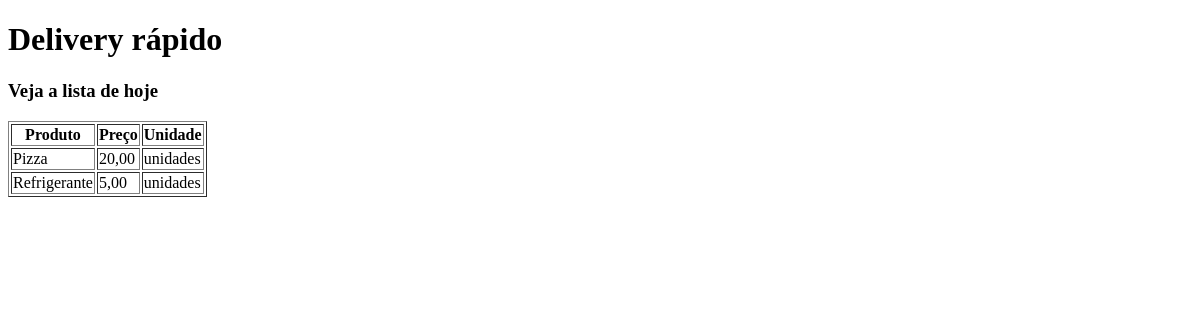
Before: / with the older database file.
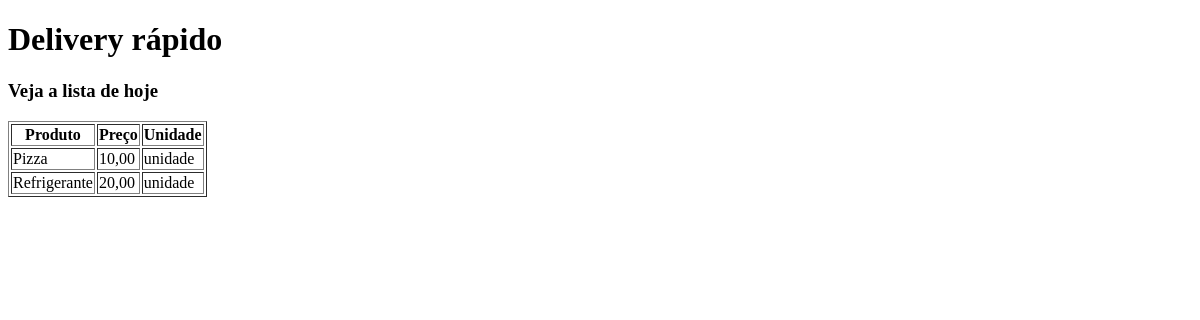
After: the same page with the newer database file.
### core/models.py (models this page shows, shortened)
class Produto(models.Model):
    descricao = models.CharField('Descrição', max_length=100)
    preco = models.DecimalField('Preço', max_digits=10, decimal_places=2)
    unidade = models.ForeignKey(Unidade, on_delete=models.CASCADE)
    fornecedor = models.ForeignKey(User, on_delete=models.DO_NOTHING, null=True)

class Unidade(models.Model):
    descricao = models.CharField('Descrição', max_length=100)
    def __str__(self):
        return self.descricao

### core/views.py (the view)
# urls.py: path('', index),
def index(request):
    produtos = Produto.objects.all();
    context = {
        'empresa' : 'Delivery rápido',
        'recado' : 'Veja a lista de hoje',
        'produtos' : produtos
    }
    return render(request, 'index.html', context)

### core/templates/index.html (shortened to what this page needs)
<!DOCTYPE html>
<html lang="en">
<head>
</head>
<body>
    <h1>{{ empresa }}</h1>
    <h3>{{ recado }}</h3>
    <table border="1">
    <tr>
        <th>Produto</th>
        <th>Preço</th>
        <th>Unidade</th>
    </tr>
    {% for produto in produtos %}
    <tr>
        <td> {{ produto.descricao }} </td>
        <td> {{ produto.preco }} </td>
        <td> {{ produto.unidade }}</td>
    </tr>
    {% endfor %}
    </table>
</body>
</html>

Changed rows visible on the page:
changed Produto "Pizza": preco "20,00" → "10,00"; unidade "unidades" → "unidade"
changed Produto "Refrigerante": preco "5,00" → "20,00"; unidade "unidades" → "unidade"
